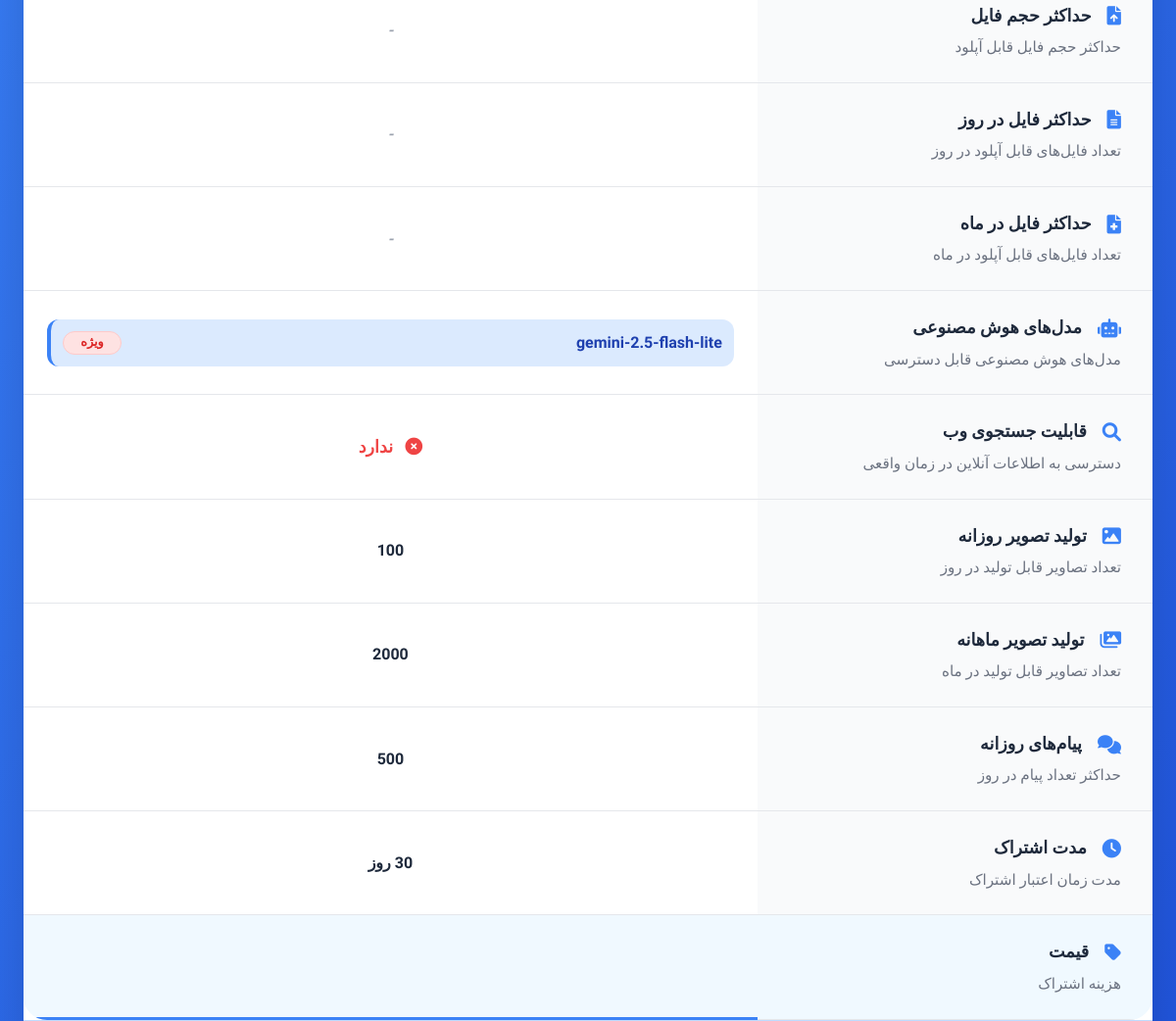
The page /subscriptions/comparison/ (middle part) on the database as committed earlier.
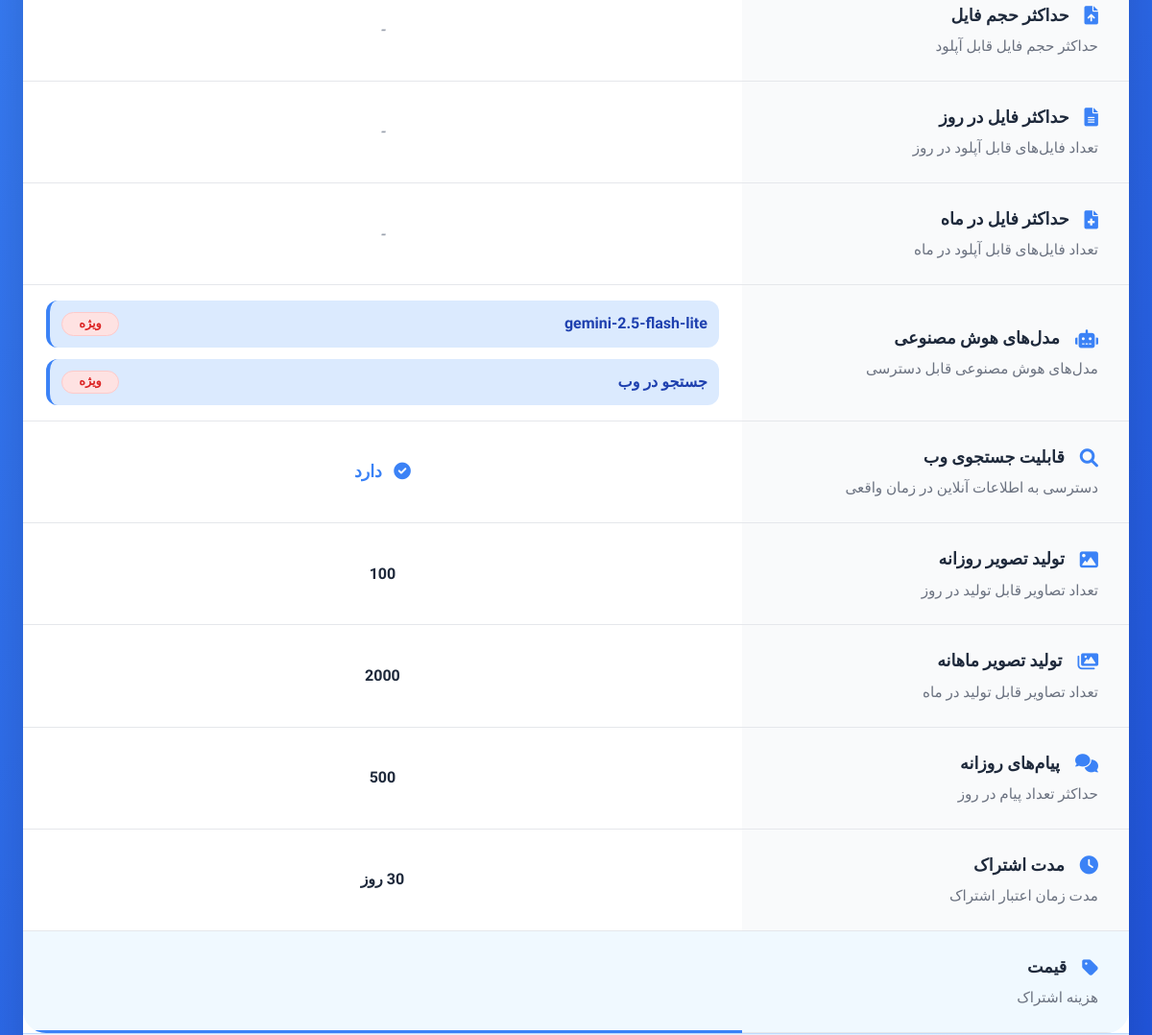
The same page on the database as committed later.
### subscriptions/models.py (models this page shows, shortened)
class SubscriptionType(models.Model):
    name = models.CharField(max_length=50, unique=True)
    description = models.TextField(blank=True)
    price = models.DecimalField(max_digits=10, decimal_places=2, default=0)
    duration_days = models.IntegerField(default=30, help_text="Subscription duration in days")
    sku = models.CharField(max_length=50, unique=True, help_text="Stock Keeping Unit for the subscription")
    max_tokens = models.IntegerField(default=0, help_text="Maximum tokens allowed for this subscription (0 for unlimited)")
    max_tokens_free = models.IntegerField(default=0, help_text="Maximum free tokens allowed for this subscription (0 for unlimited)")
    max_openrouter_cost_usd = models.DecimalField(
        max_digits=10,
        decimal_places=2,
        default=0,
        help_text="Maximum OpenRouter API cost in USD allowed for this subscription (0 for unlimited)"
    )
    hourly_max_messages = models.IntegerField(default=0, help_text="Maximum messages per hour (0 for unlimited)")
    hourly_max_tokens = models.IntegerField(default=0, help_text="Maximum tokens per hour (0 for unlimited)")
    three_hours_max_messages = models.IntegerField(default=0, help_text="Maximum messages per 3 hours (0 for unlimited)")
    three_hours_max_tokens = models.IntegerField(default=0, help_text="Maximum tokens per 3 hours (0 for unlimited)")
    twelve_hours_max_messages = models.IntegerField(default=0, help_text="Maximum messages per 12 hours (0 for unlimited)")
    twelve_hours_max_tokens = models.IntegerField(default=0, help_text="Maximum tokens per 12 hours (0 for unlimited)")
    daily_max_messages = models.IntegerField(default=0, help_text="Maximum messages per day (0 for unlimited)")
    daily_max_tokens = models.IntegerField(default=0, help_text="Maximum tokens per day (0 for unlimited)")
    weekly_max_messages = models.IntegerField(default=0, help_text="Maximum messages per week (0 for unlimited)")
    weekly_max_tokens = models.IntegerField(default=0, help_text="Maximum tokens per week (0 for unlimited)")
    monthly_max_messages = models.IntegerField(default=0, help_text="Maximum messages per month (0 for unlimited)")
    monthly_max_tokens = models.IntegerField(default=0, help_text="Maximum tokens per month (0 for unlimited)")
    monthly_free_model_messages = models.IntegerField(default=0, help_text="Maximum free model messages per month (0 for unlimited)")
    monthly_free_model_tokens = models.IntegerField(default=0, help_text="Maximum free model tokens per month (0 for unlimited)")
    daily_image_generation_limit = models.IntegerField(default=10, help_text="Maximum images that can be generated per day (0 for unlimited)")
    weekly_image_generation_limit = models.IntegerField(default=50, help_text="Maximum images that can be generated per week (0 for unlimited)")
    monthly_image_generation_limit = models.IntegerField(default=200, help_text="Maximum images that can be generated per month (0 for unlimited)")
    is_active = models.BooleanField(default=True)
    created_at = models.DateTimeField(default=timezone.now)
    class Meta:
        db_table = 'subscription_types'

### ai_models/models.py (models this page shows, shortened)
class ModelSubscription(models.Model):
    ai_model = models.ForeignKey(AIModel, on_delete=models.CASCADE, related_name='subscriptions')
    subscription_types = models.ManyToManyField('subscriptions.SubscriptionType', related_name='ai_models')
    class Meta:
        db_table = 'model_subscriptions'

class AIModel(models.Model):
    MODEL_TYPES = [
        ('text', 'Text Generation'),
        ('image', 'Image Generation'),
    ]
    name = models.CharField(max_length=100)
    model_id = models.CharField(max_length=100, unique=True)  # OpenRouter model ID
    description = models.TextField(blank=True)
    model_type = models.CharField(max_length=10, choices=MODEL_TYPES, default='text')
    is_active = models.BooleanField(default=True)
    is_free = models.BooleanField(default=False)  # Available for all registered users
    token_cost_multiplier = models.DecimalField(
        max_digits=5,
        decimal_places=2,
        default=1.00,
        help_text="Cost multiplier for this model. Example: 2.0 means double the cost."
    )
    image = models.ImageField(
        upload_to='model_images/',
        blank=True,
        null=True,
        help_text="Image for this AI model"
    )
    created_at = models.DateTimeField(default=timezone.now)
    updated_at = models.DateTimeField(auto_now=True)
    class Meta:
        db_table = 'ai_models'

### subscriptions/views.py (the view)
# urls.py: path('comparison/', views.public_subscription_comparison, name='public_subscription_comparison'),
def public_subscription_comparison(request):
    SubscriptionType = apps.get_model('subscriptions', 'SubscriptionType')
    subscriptions = SubscriptionType.objects.filter(is_active=True).exclude(price=0).prefetch_related(
        'file_upload_settings',
        'ai_models__ai_model',
        'websearchsettings_set'
    )
    context = {
        'subscriptions': subscriptions,
    }
    return render(request, 'subscriptions/public_comparison.html', context)

### templates/subscriptions/public_comparison.html (shortened to what the changed rows need)
{% extends 'base.html' %}
{% load static %}
{% block content %}
<div class="comparison-page">
    <div class="comparison-container">
        <div class="comparison-section">
            <div class="comparison-table-container">
                <table class="comparison-table">
                    <tbody>
                        <tr>
                            {% for subscription in subscriptions %}
                            <td class="feature-value">
                                {% if subscription.file_upload_settings %}
                                    {% if subscription.file_upload_settings.max_file_size > 0 %}
                                        {{ subscription.file_upload_settings.max_file_size|filesizeformat }}
                                    {% else %}
                                        <span class="unlimited">نامحدود</span>
                                    {% endif %}
                                {% else %}
                                    <span class="na">-</span>
                                {% endif %}
                            </td>
                            {% endfor %}
                        </tr>
                        <tr>
                            {% for subscription in subscriptions %}
                            <td class="feature-value">
                                {% if subscription.file_upload_settings %}
                                    {% if subscription.file_upload_settings.daily_file_limit > 0 %}
                                        {{ subscription.file_upload_settings.daily_file_limit }}
                                    {% else %}
                                        <span class="unlimited">نامحدود</span>
                                    {% endif %}
                                {% else %}
                                    <span class="na">-</span>
                                {% endif %}
                            </td>
                            {% endfor %}
                        </tr>
                        <tr>
                            {% for subscription in subscriptions %}
                            <td class="feature-value">
                                {% if subscription.file_upload_settings %}
                                    {% if subscription.file_upload_settings.monthly_file_limit > 0 %}
                                        {{ subscription.file_upload_settings.monthly_file_limit }}
                                    {% else %}
                                        <span class="unlimited">نامحدود</span>
                                    {% endif %}
                                {% else %}
                                    <span class="na">-</span>
                                {% endif %}
                            </td>
                            {% endfor %}
                        </tr>
                        <tr>
                            {% for subscription in subscriptions %}
                            <td class="feature-value model-list">
                                {% if subscription.ai_models.all %}
                                    {% for model_subscription in subscription.ai_models.all %}
                                        <div class="model-item">
                                            <span class="model-name">{{ model_subscription.ai_model.name }}</span>
                                            {% if model_subscription.ai_model.is_free %}
                                                <span class="badge free">رایگان</span>
                                            {% else %}
                                                <span class="badge premium">ویژه</span>
                                            {% endif %}
                                        </div>
                                    {% endfor %}
                                {% else %}
                                    <span class="na">-</span>
                                {% endif %}
                            </td>
                            {% endfor %}
                        </tr>
                        <tr>
                            {% for subscription in subscriptions %}
                            <td class="feature-value">
                                {% if subscription.websearchsettings_set.all %}
                                    <span class="available">
                                        <i class="fas fa-check-circle"></i>
                                        دارد
                                    </span>
                                {% else %}
                                    <span class="unavailable">
                                        <i class="fas fa-times-circle"></i>
                                        ندارد
                                    </span>
                                {% endif %}
                            </td>
                            {% endfor %}
                        </tr>
                        <tr>
                            <td class="feature-name">
                                <div class="feature-info">
                                </div>
                                <div class="feature-description">تعداد تصاویر قابل تولید در روز</div>
                            </td>
                            {% for subscription in subscriptions %}
                            <td class="feature-value">
                                {% if subscription.daily_image_generation_limit > 0 %}
                                    {{ subscription.daily_image_generation_limit }}
                                {% else %}
                                    <span class="unlimited">نامحدود</span>
                                {% endif %}
                            </td>
                            {% endfor %}
                        </tr>
                        <tr>
                            <td class="feature-name">
                                <div class="feature-info">
                                </div>
                                <div class="feature-description">تعداد تصاویر قابل تولید در ماه</div>
                            </td>
                            {% for subscription in subscriptions %}
                            <td class="feature-value">
                                {% if subscription.monthly_image_generation_limit > 0 %}
                                    {{ subscription.monthly_image_generation_limit }}
                                {% else %}
                                    <span class="unlimited">نامحدود</span>
                                {% endif %}
                            </td>
                            {% endfor %}
                        </tr>
                        <tr>
                            <td class="feature-name">
                                <div class="feature-info">
                                </div>
                                <div class="feature-description">حداکثر تعداد پیام در روز</div>
                            </td>
                            {% for subscription in subscriptions %}
                            <td class="feature-value">
                                {% if subscription.daily_max_messages > 0 %}
                                    {{ subscription.daily_max_messages }}
                                {% else %}
                                    <span class="unlimited">نامحدود</span>
                                {% endif %}
                            </td>
                            {% endfor %}
                        </tr>
                        <tr>
                            <td class="feature-name">
                                <div class="feature-info">
                                </div>
                                <div class="feature-description">مدت زمان اعتبار اشتراک</div>
                            </td>
                            {% for subscription in subscriptions %}
                            <td class="feature-value">
                                {{ subscription.duration_days }} روز
                            </td>
                            {% endfor %}
                        </tr>
                    </tbody>
                </table>
            </div>
        </div>
    </div>
</div>
{% endblock %}

Rows that differ between the two databases and show on the page:
computed for SubscriptionType: text "ندارد" → "دارد"
added ModelSubscription: ai_model.name "جستجو در وب", shows "ویژه"
